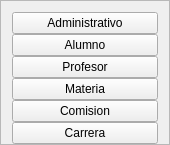
         <widget class="QFrame" name="frame_menu_altas">
          <property name="sizePolicy">
           <sizepolicy hsizetype="Minimum" vsizetype="Preferred">
            <horstretch>0</horstretch>
            <verstretch>0</verstretch>
           </sizepolicy>
          </property>
          <property name="maximumSize">
           <size>
            <width>170</width>
            <height>16777215</height>
           </size>
          </property>
          <property name="frameShape">
           <enum>QFrame::StyledPanel</enum>
          </property>
          <property name="frameShadow">
           <enum>QFrame::Raised</enum>
          </property>
          <layout class="QVBoxLayout" name="verticalLayout">
           <property name="spacing">
            <number>0</number>
           </property>
           <property name="bottomMargin">
            <number>0</number>
           </property>
           <item>
            <widget class="QPushButton" name="btn_alta_admin">
             <property name="text">
              <string>Administrativo</string>
             </property>
            </widget>
           </item>
           <item>
            <widget class="QPushButton" name="btn_alta_alu">
             <property name="text">
              <string>Alumno</string>
             </property>
            </widget>
           </item>
           <item>
            <widget class="QPushButton" name="btn_alta_profe">
             <property name="text">
              <string>Profesor</string>
             </property>
            </widget>
           </item>
           <item>
            <widget class="QPushButton" name="btn_alta_materia">
             <property name="text">
              <string>Materia</string>
             </property>
            </widget>
           </item>
           <item>
            <widget class="QPushButton" name="btn_alta_comi">
             <property name="text">
              <string>Comision</string>
             </property>
            </widget>
           </item>
           <item>
            <widget class="QPushButton" name="btn_alta_carrera">
             <property name="text">
              <string>Carrera</string>
             </property>
            </widget>
           </item>
          </layout>
         </widget>
